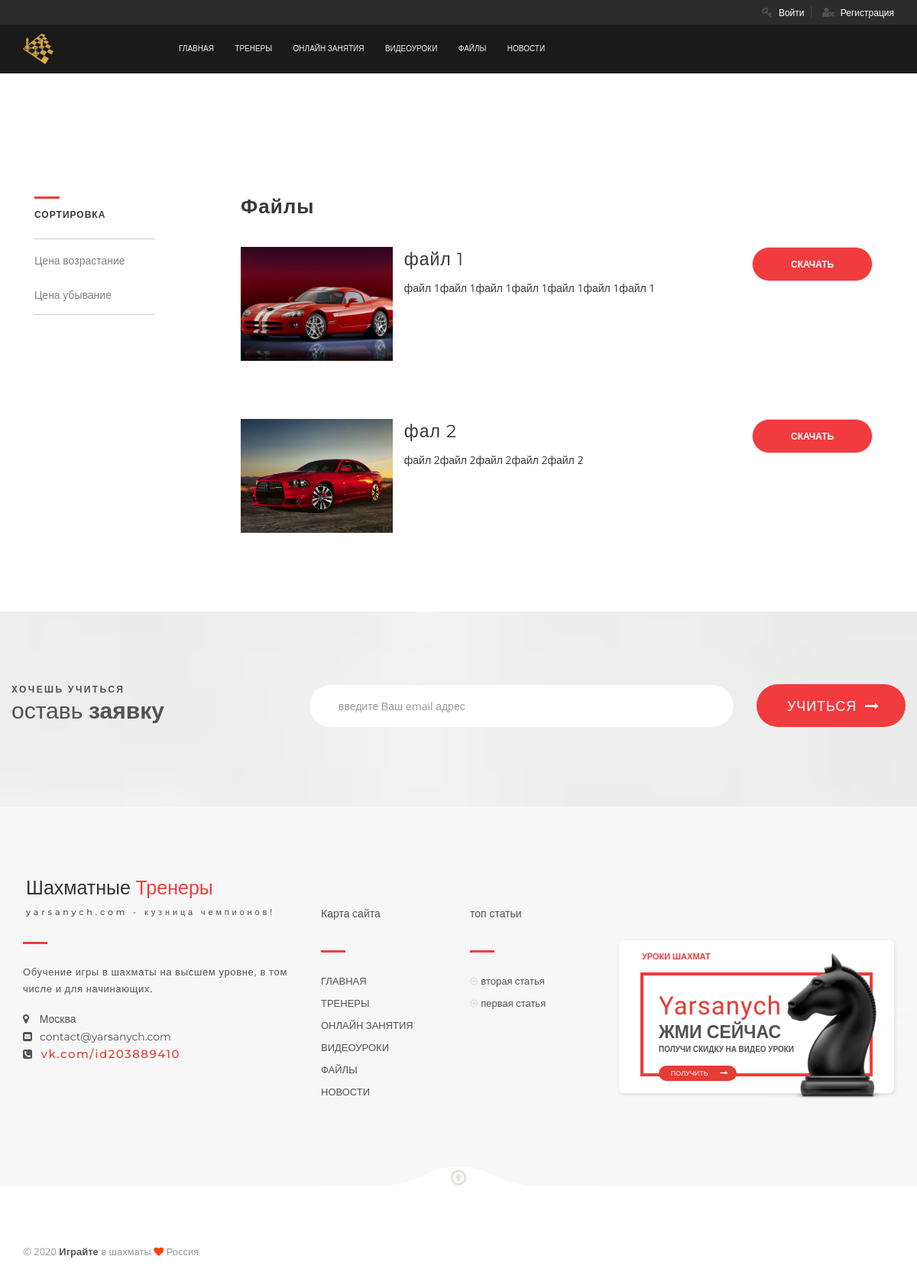
/file/, run on an earlier commit of the app's database.
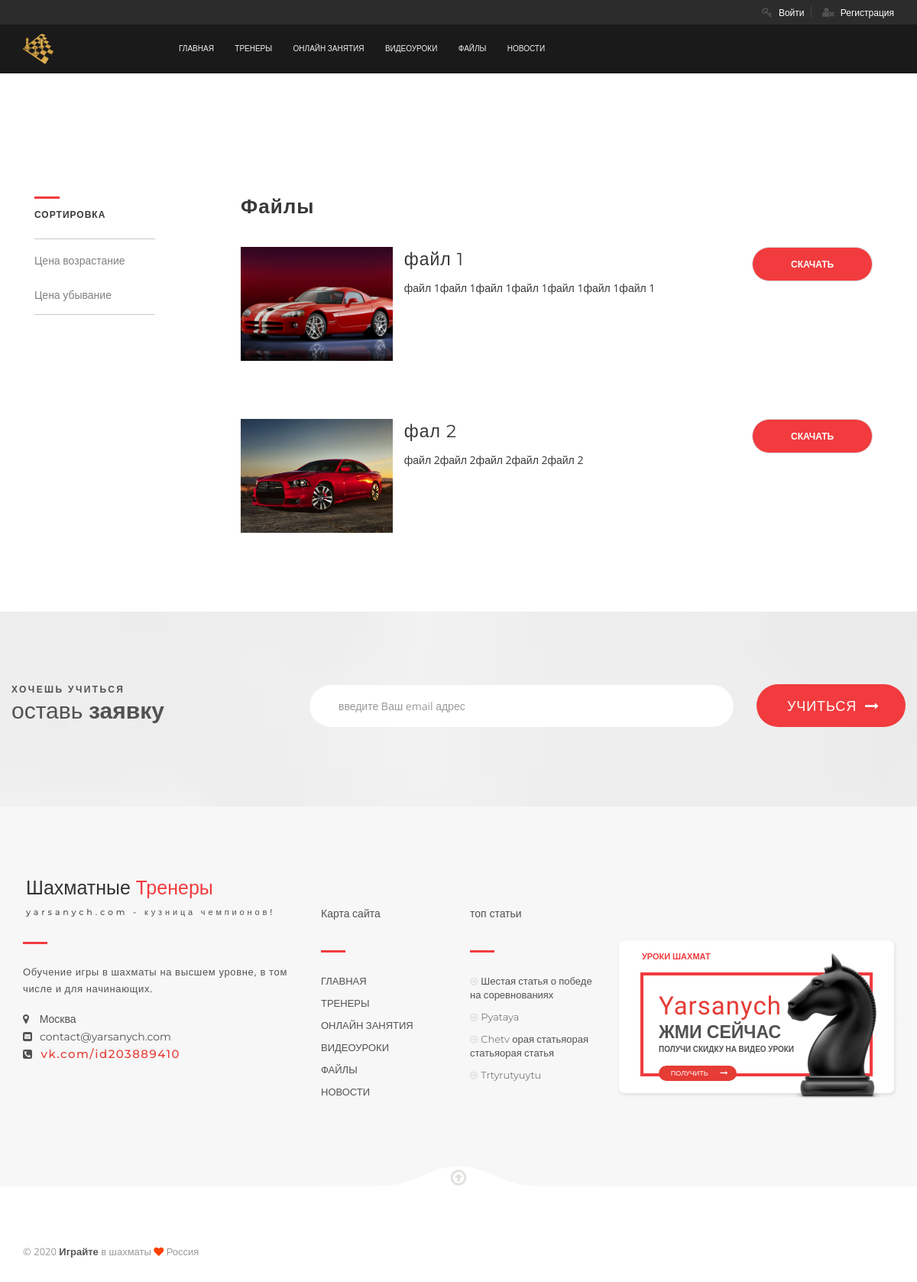
And on a later commit of the database.
### chess/models.py (models this page shows, shortened)
class Files(models.Model):
    title = models.CharField("Название", max_length=1024)
    description = models.TextField("Описание")
    img = models.ImageField("Изображение", upload_to="img/files/")
    price = models.PositiveIntegerField("Цена", default=0)
    file = models.FileField("Файл", upload_to="files/")
    buyers = models.ManyToManyField(User, verbose_name="Покупатели", blank=True)
    class Meta:
        verbose_name = "Файл"
        verbose_name_plural = "Файлы"

class Articles(models.Model):
    title = models.CharField("Название", max_length=150, db_index=True)
    slug = models.SlugField(max_length=150, unique=True)
    intro_text = models.TextField("Короткое описание", blank=True)
    full_text = models.TextField("Текст", blank=True, db_index=True)
    img = models.ImageField("Изображение", upload_to="img/chess/", blank=True)
    author = models.CharField("Автор", max_length=150, blank=True)
    date_pub = models.DateTimeField(auto_now_add=True)
    buyers = models.ManyToManyField(User, verbose_name="Покупатели", blank=True)
    class Meta:
        verbose_name = "Статья"
        verbose_name_plural = "Статьи"

### chess/views.py (the view)
# urls.py: path("file/", views.FilesViews.as_view(), name='files_url'),
class FilesViews(View):
    def get(self, request):
        files = Files.objects.all()
        return render(request, "chess/files.html", {"files_list": files})

### chess/templatetags/article_tag.py (called while the page is built)
@register.simple_tag()
def get_articles(count=5):
    return Articles.objects.order_by("-id")[:count]

### templates/chess/files.html (shortened to what this page needs)
{% extends 'chess/base.html' %}
{% block content %}
<div class="event-section">
    <div class="container">
        <div class="col-md-3 col-sm-3">
            <div class="evnt-left">
                <div class="location-cat">
                    <h1>Сортировка</h1>
                    <div class="cat-list">
                        <a id="sort-asc">Цена возрастание</a>
                        <a id="sort-desc">Цена убывание</a>
                    </div>
                </div>
            </div>
        </div>
        <div class="col-md-9  col-sm-9">
            <div class="evnt-right">
                <div class="row">
                    <div class="event-area">
                        <h1>Файлы</h1>
{% for article in files_list %}
<div class="event-item" data-price="12000">
                <div class="col-md-3">
                    <div class="item-img ">
                        <img src="{{ article.img.url }}" alt="thumbnail">
                    </div>
                </div>
                <div class="col-md-6">
                    <div class="row">
                        <h1>{{ article.title }}</h1>
                        <p class="desc">{{ article.description }}</p>
                    </div>
                </div>
                <div class="col-md-3">
                    <div class="quick-buy row">
                        {% if request.user.is_authenticated %}
                            {% if user in article.buyers.all %}
                            <h1>Доступ получен</h1>
                            <div class="buy-ticket">
                                <a href="{{ article.img.url }}" class="popup-modal buy">Скачать</a>
                            {% else %}
                            <h1>₽ {{ article.price }}.00</h1>
<div class="buy-ticket">
<form method="POST" action="https://money.yandex.ru/quickpay/confirm.xml">
    <input type="hidden" name="receiver" value="4100115855793787">
    <input type="hidden" name="quickpay-form" value="shop">
    <input type="hidden" name="targets" value="Оплата файла Бенони (белыми) с сайта yarsanych.com">
    <input type="hidden" name="paymentType" value="AC">
    <input type="hidden" name="successURL" value="https://yarsanych.com/files.php">
    <input type="hidden" name="label" value=" mr.s.sych@mail.ru129 ">
    <input type="hidden" name="sum" value="7500">
    <input type="submit" class="subscribe-btn" value="КУПИТЬ" style="padding-left: 6px;">
</form>
                            {% endif %}
                        {% else %}
                        <div class="buy-ticket">
                            <a href="{% url 'account_login' %}" class="popup-modal buy">Скачать</a>
                        {% endif %}
                        </div>
                    </div>
                </div>
            </div>
{% endfor %}
                    </div>
                </div>
            </div>
        </div>
    </div>
</div>
{% endblock content %}

### templates/include/footer.html (shortened to what this page needs)
{% load static %}
{% load article_tag %}
<div class="subscribe-section">
	<div class="container">
		<div class="row">
			<div class="col-md-4 col-sm-5 col-xs-12">
				<div class="row">
					<div class="ht-newsletter">
						<h5>ХОЧЕШЬ УЧИТЬСЯ</h5>
						<h2>оставь <b>заявку</b></h2>
					</div>
				</div>
			</div>
			<div class="col-md-8 col-sm-7 col-xs-12">
				<div class="row">
					<form class="form-inline newsletter-forn-in">
						<div class="col-md-9  col-sm-9 col-xs-12">
							<div class="form-group">
								<input class="form-control newsletter-input" type="text" id="email_subscribe" placeholder="введите Ваш email адрес">
							</div>
						</div>
						<div class="col-md-3  col-sm-3 col-xs-12">
							<div class="row text-center">
								<button type="button" id="add_subscribe" class="subscribe-btn">УЧИТЬСЯ<i class="fa fa-long-arrow-right" aria-hidden="true"></i></button>
							</div>
						</div>
					</form>
				</div>
			</div>
		</div>
	</div>
</div>
<div class="big-fotter">
	<div class="container">
		<div class="row">
			<div class="col-md-4 col-sm-8 col-xs-12">
				<div class="trainer-aera">
					<div class="ft-trainer">
						<h2>Шахматные<span> Тренеры</span></h2>
						<h5>yarsanych.com - кузница чемпионов!</h5>
					</div>
					<p>Обучение игры в шахматы на высшем уровне, в том числе и для начинающих.</p>
					<div class="contact-info">
						<ul>
							<li><i class="fa fa-map-marker" aria-hidden="true"></i>  Москва</li>
							<li><i class="fa fa-envelope-square" aria-hidden="true"></i>contact@yarsanych.com</li>
							<li><a class="red" href="https://vk.com/id203889410"><i class="fa fa-phone-square" aria-hidden="true"></i>vk.com/id203889410</a></li>
						</ul>
					</div>
				</div>
			</div>
			<div class="col-md-2 col-sm-4 col-xs-12">
				<div class="ft-info">
					<h2>Карта<span> сайта</span></h2>
					<ul>
                        <li><a href="{% url 'index_url' %}">ГЛАВНАЯ</a></li>
                        <li><a href="{% url 'treners_url' %}">ТРЕНЕРЫ</a></li>
                        <li><a href="{% url 'prsonal_trening_url' %}">ОНЛАЙН ЗАНЯТИЯ</a></li>
                        <li><a href="{% url 'videos_url' %}">ВИДЕОУРОКИ</a></li>
                        <li><a href="{% url 'files_url' %}">ФАЙЛЫ</a></li>
                        <li><a href="{% url 'articles_list_url' %}">НОВОСТИ</a></li>
					</ul>
				</div>
			</div>
			<div class="col-md-2 col-sm-4 col-xs-12">
				<div class="ft-info">
					<h2>топ <span> статьи</span></h2>
					<ul>
                        {% get_articles count=4 as articles_list %}
                        {% for article in articles_list %}
                            <li><a href="{% url 'article_url' slug=article.slug %}"><i class="fa fa-arrow-circle-o-right" aria-hidden="true"></i>{{ article.title }}</a></li>
                        {% endfor %}
					</ul>
				</div>
			</div>
			<div class="col-md-4 col-sm-8 col-xs-12">
				<div class="banner">
					<h2>Уроки шахмат</h2>
					<div class="banner-box">
						<h1>Yarsanych</h1>
						<h2><span>жми</span> сейчас</h2>
						<p>получи скидку на видео уроки</p>
						<div class="shop-now"><a href="{% url 'prsonal_trening_url' %}">ПОЛУЧИТЬ</a>
							<div class="icon"><i class="fa fa-long-arrow-right"></i></div>
						</div>
						<img src="{% static 'img/shop.png' %}" alt="shop" />
					</div>
				</div>
			</div>
		</div>
	</div>
</div>
<footer>
	<div class="sticky-fotter">
		<div class="container">
			<div class="row">
				<div class="col-md-6 col-sm-6  col-xs-12">
					<div class="sticky-fotter-text">
						<p>&COPY; 2020 <b>Играйте</b> в шахматы <i class="fa fa-heart" aria-hidden="true"></i> Россия</p>
					</div>
				</div>
                <img src="{% static 'img/bg/fotterbg.png' %}" alt="" />
				<a class="go-top" href="#"><i class="fa fa-arrow-circle-o-up"></i></a>
			</div>
		</div>
	</div>
</footer>

What changed in the data, as far as the page shows it:
no longer on this page (row edited): Articles: title "вторая статья"
no longer on this page (row unchanged): Articles: title "первая статья"
added Articles: title "Шестая статья о победе на соревнованиях"
added Articles: title "Pyataya"
added Articles: title "Chetv орая статьяорая статьяорая статья"
added Articles: title "Trtyrutyuytu"
